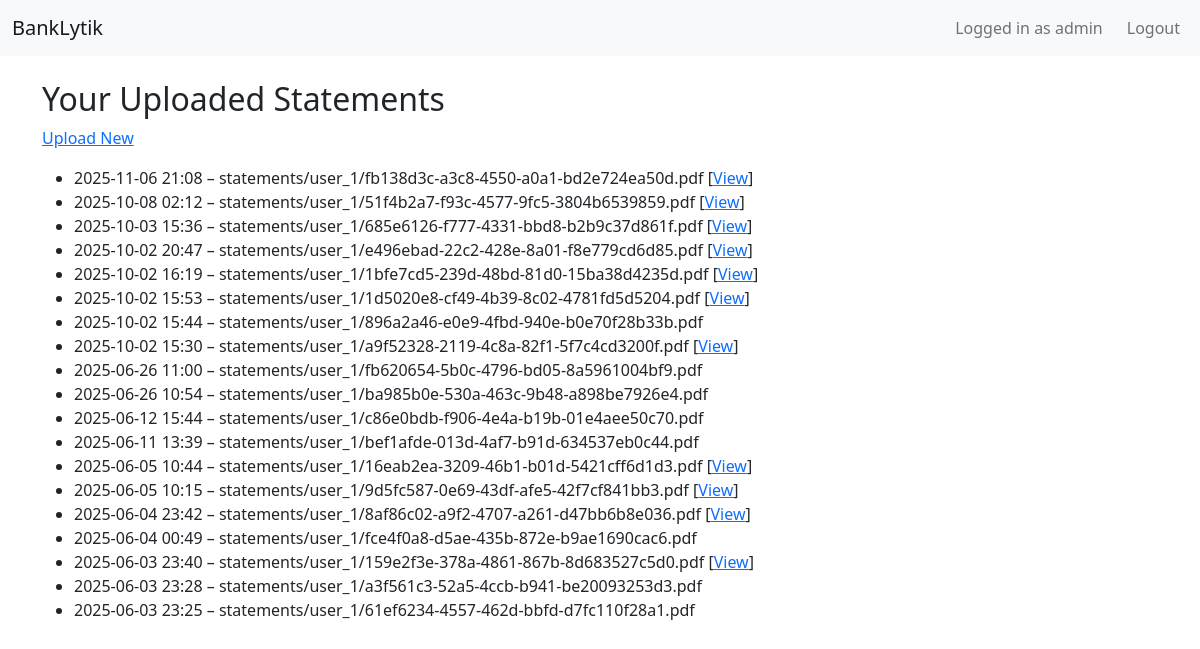
Before: /statements/ (signed in) with the older database file.
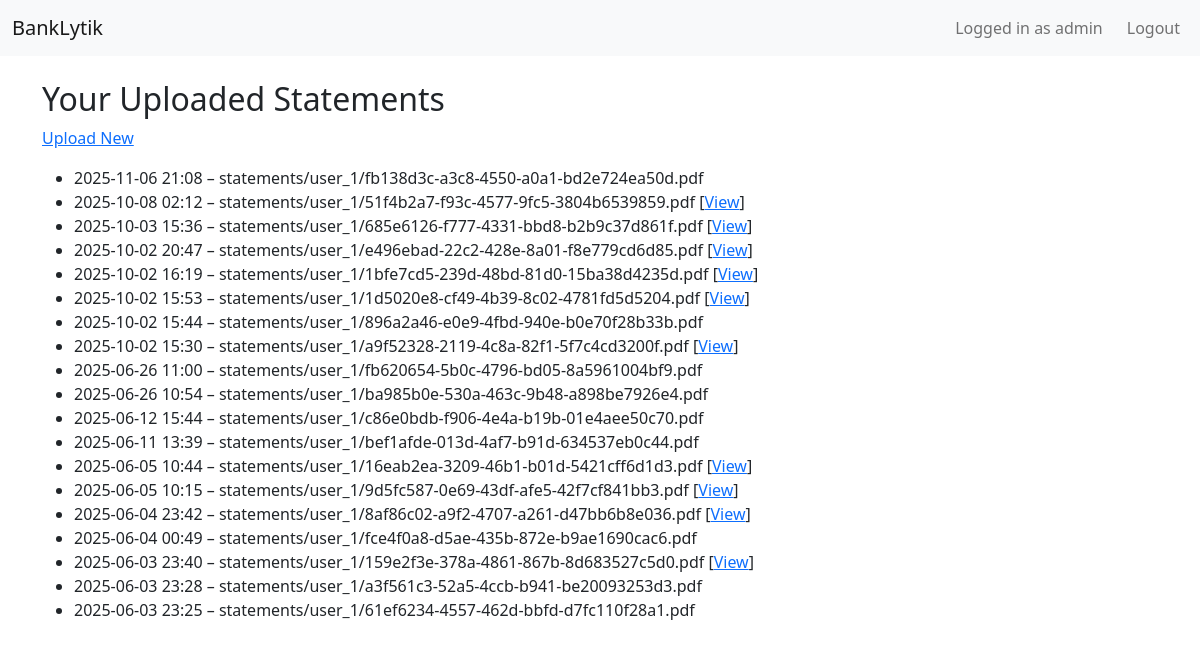
After: the same page with the newer database file.
### statements/models.py (models this page shows, shortened)
class BankStatement(models.Model):
    user = models.ForeignKey(User, on_delete=models.CASCADE, related_name="statements")
    title = models.CharField(max_length=255)
    bank_type = models.CharField(max_length=20, choices=BANK_CHOICES, default='AUTO')
    uploaded_at = models.DateTimeField(auto_now_add=True)
    pdf_file = models.FileField(upload_to=user_statement_path)
    processed = models.BooleanField(default=False)

### statements/views.py (the view)
# urls.py: path("", StatementListView.as_view(), name="list"),
class StatementListView(LoginRequiredMixin, ListView):
    model = BankStatement
    template_name = "statements/statement_list.html"
    context_object_name = "statements"
    def get_queryset(self):
        return BankStatement.objects.filter(user=self.request.user).order_by("-uploaded_at")

### templates/statements/statement_list.html
{% extends "base.html" %}
{% block content %}
<h2>Your Uploaded Statements</h2>
<p><a href="{% url 'statements:upload' %}">Upload New</a></p>
<ul>
  {% for stmt in statements %}
    <li>
      {{ stmt.uploaded_at|date:"Y-m-d H:i" }} – {{ stmt.title }}
      {% if stmt.processed %}
        [<a href="{% url 'statements:detail' stmt.pk %}">View</a>]
      {% endif %}
    </li>
  {% empty %}
    <li>No statements yet.</li>
  {% endfor %}
</ul>
{% endblock %}

Changed rows visible on the page:
changed BankStatement "statements/user_1/fb138d3c-a3c8-4550-a0a1-bd2e724ea50d.pdf": no longer shows "[ View ]"
